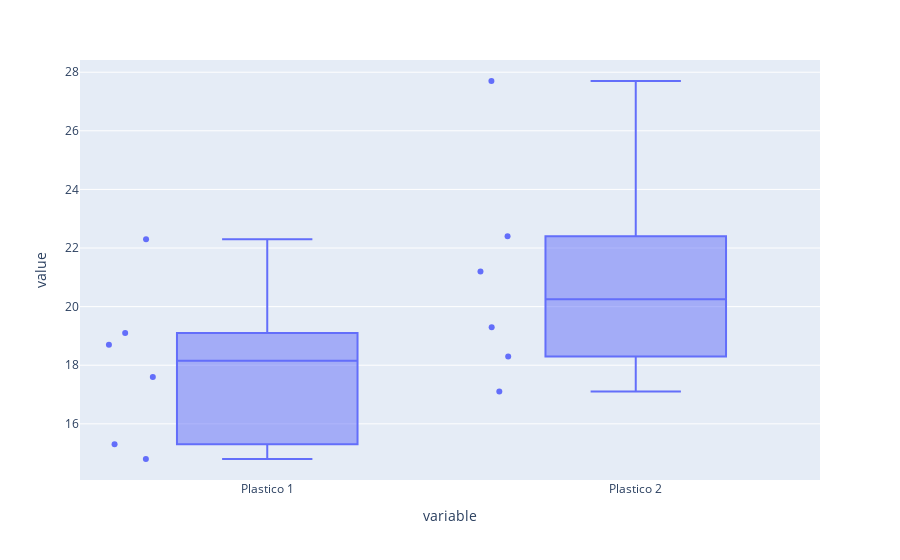

Notebook source saved alongside this figure:
### Code cell
# Otra forma:

df = pd.DataFrame({"Plastico 1": plastico1, "Plastico 2": plastico2})
fig = px.box(df,points="all")  # se muestra la distribucion de las observaciones junto a la caja
fig.show()

### Figure 1 — Plotly figure (JSON) as saved in the notebook; plotly's stock layout.template omitted (floating-point values rounded to 4 significant figures)
{"data": [{"alignmentgroup": "True", "boxpoints": "all", "hovertemplate": "variable=%{x}<br>value=%{y}<extra></extra>", "legendgroup": "", "marker": {"color": "#636efa"}, "name": "", "notched": false, "offsetgroup": "", "orientation": "v", "showlegend": false, "type": "box", "x": ["Plastico 1", "Plastico 1", "Plastico 1", "Plastico 1", "Plastico 1", "Plastico 1", "Plastico 2", "Plastico 2", "Plastico 2", "Plastico 2", "Plastico 2", "Plastico 2"], "x0": " ", "xaxis": "x", "y": [15.3, 18.7, 22.3, 17.6, 19.1, 14.8, 21.2, 22.4, 18.3, 19.3, 17.1, 27.7], "y0": " ", "yaxis": "y"}], "layout": {"boxmode": "group", "legend": {"tracegroupgap": 0}, "margin": {"t": 60}, "xaxis": {"anchor": "y", "domain": [0, 1], "title": {"text": "variable"}}, "yaxis": {"anchor": "x", "domain": [0, 1], "title": {"text": "value"}}}}
